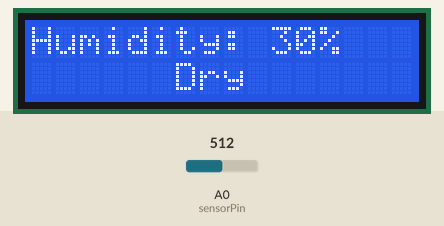
Bench run of a sketch on a simulated Arduino Uno, built with avr-gcc and run on an emulated ATmega328P. On the bench: 16×2 character LCD. Inputs (shaded band) come from the test bench; at power-on: A0 (sensorPin) = 512.

Above: at 1.2 s.
1.3 s: A0 (sensorPin) set to 487
At 3.3 s:
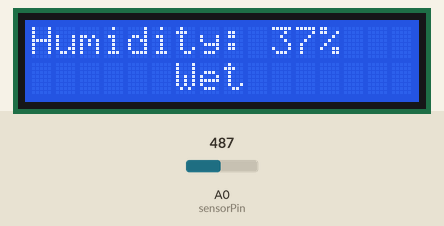
3.6 s: A0 (sensorPin) set to 400
At 5.3 s:
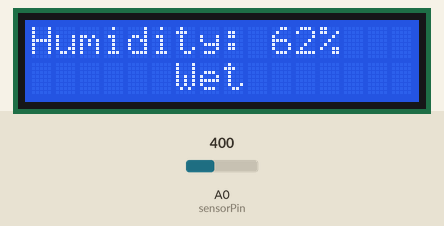
5.6 s: A0 (sensorPin) set to 371
At 7.4 s:
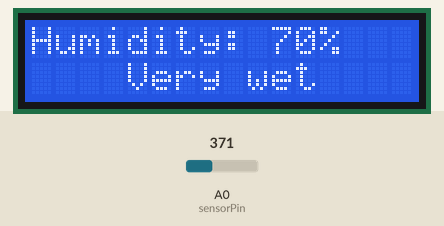
7.7 s: A0 (sensorPin) set to 511
At 9.5 s:
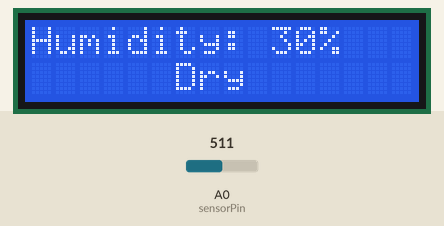
Timing chart, 0 to 10.7 s (numbered marks = the images above; inputs shaded):
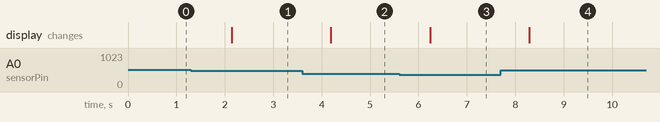

The sketch:

single.ino
```cpp
#include <Wire.h>
#include <LiquidCrystal_I2C.h>

LiquidCrystal_I2C lcd(0x27, 16, 2);

int sensorPin = 0; // A0

const int AIR_VAL = 617; // change to the value measured in the air
const int WATER_VAL = 270; // change to the value measured in the water

void setup() {
  Serial.begin(9600);

  setupLcd();
}

void setupLcd() {
  lcd.init();
  lcd.backlight();
  lcd.setCursor(0, 0);
  lcd.print("Humidity:");
}

void loop() {
  int input = analogRead(sensorPin); // read soil moisture value
  // Serial.println(input);
  int percentage = map(input, AIR_VAL, WATER_VAL, 0, 100); // map to range [0, 100]
  // Serial.println(percentage);

  lcd.setCursor(10, 0);
  lcd.print("    "); // clear value
  char output[4];
  sprintf(output, "%d%%", percentage);
  lcd.setCursor(10, 0);
  lcd.print(output);

  lcd.setCursor(0, 1);
  if (percentage >= 0 && percentage < 33) {
    lcd.print("      Dry       ");
  } else if (percentage >= 33 && percentage < 66) {
    lcd.print("      Wet       ");
  } else if (percentage >= 66 && percentage <= 100) {
    lcd.print("    Very wet    ");
  }

  delay(1000);
}
```

Measured:
- the behaviour switches between 503 and 502 on A0 (sensorPin) (found by bisection; images 0 and 1)
- the behaviour switches between 388 and 387 on A0 (sensorPin) (found by bisection; images 2 and 3)
- after the input at 1.3 s, the display: changes after 0.85 s (image 1)
- after the input at 3.6 s, the display: changes after 0.59 s (image 2)
- after the input at 5.6 s, the display: changes after 0.64 s (image 3)
- after the input at 7.7 s, the display: changes after 0.59 s (image 4)
